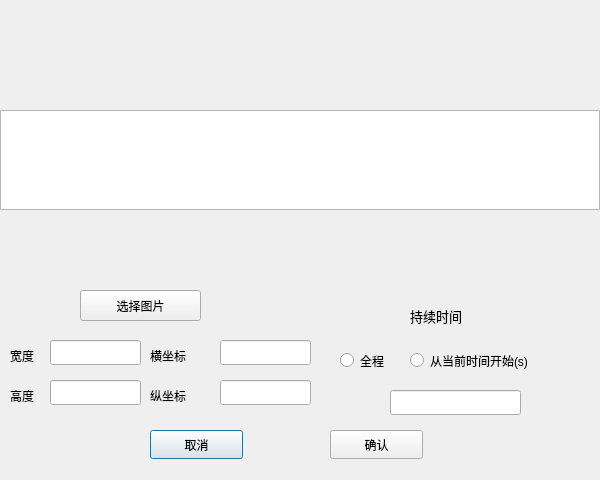
<?xml version="1.0" encoding="UTF-8"?>
<ui version="4.0">
 <class>Dialog</class>
 <widget class="QDialog" name="Dialog">
  <property name="geometry">
   <rect>
    <x>0</x>
    <y>0</y>
    <width>600</width>
    <height>480</height>
   </rect>
  </property>
  <property name="windowTitle">
   <string>Dialog</string>
  </property>
  <widget class="QPushButton" name="cancel1">
   <property name="geometry">
    <rect>
     <x>150</x>
     <y>430</y>
     <width>93</width>
     <height>29</height>
    </rect>
   </property>
   <property name="text">
    <string>取消</string>
   </property>
  </widget>
  <widget class="QPushButton" name="confirm">
   <property name="geometry">
    <rect>
     <x>330</x>
     <y>430</y>
     <width>93</width>
     <height>29</height>
    </rect>
   </property>
   <property name="text">
    <string>确认</string>
   </property>
  </widget>
  <widget class="QLineEdit" name="HEdit">
   <property name="geometry">
    <rect>
     <x>50</x>
     <y>380</y>
     <width>91</width>
     <height>25</height>
    </rect>
   </property>
  </widget>
  <widget class="QLabel" name="label">
   <property name="geometry">
    <rect>
     <x>10</x>
     <y>380</y>
     <width>71</width>
     <height>31</height>
    </rect>
   </property>
   <property name="text">
    <string>高度</string>
   </property>
  </widget>
  <widget class="QLabel" name="label_2">
   <property name="geometry">
    <rect>
     <x>10</x>
     <y>340</y>
     <width>71</width>
     <height>31</height>
    </rect>
   </property>
   <property name="text">
    <string>宽度</string>
   </property>
  </widget>
  <widget class="QRadioButton" name="radioButton">
   <property name="geometry">
    <rect>
     <x>340</x>
     <y>340</y>
     <width>91</width>
     <height>41</height>
    </rect>
   </property>
   <property name="text">
    <string>全程</string>
   </property>
  </widget>
  <widget class="QRadioButton" name="radioButton_2">
   <property name="geometry">
    <rect>
     <x>410</x>
     <y>340</y>
     <width>231</width>
     <height>41</height>
    </rect>
   </property>
   <property name="text">
    <string>从当前时间开始(s)</string>
   </property>
  </widget>
  <widget class="QLabel" name="label_3">
   <property name="geometry">
    <rect>
     <x>410</x>
     <y>300</y>
     <width>141</width>
     <height>31</height>
    </rect>
   </property>
   <property name="font">
    <font>
     <pointsize>10</pointsize>
    </font>
   </property>
   <property name="text">
    <string>持续时间</string>
   </property>
  </widget>
  <widget class="QLineEdit" name="WEdit">
   <property name="geometry">
    <rect>
     <x>50</x>
     <y>340</y>
     <width>91</width>
     <height>25</height>
    </rect>
   </property>
  </widget>
  <widget class="QLineEdit" name="TimeEdit">
   <property name="geometry">
    <rect>
     <x>390</x>
     <y>390</y>
     <width>131</width>
     <height>25</height>
    </rect>
   </property>
  </widget>
  <widget class="QPushButton" name="pushButton">
   <property name="geometry">
    <rect>
     <x>80</x>
     <y>290</y>
     <width>121</width>
     <height>31</height>
    </rect>
   </property>
   <property name="text">
    <string>选择图片</string>
   </property>
  </widget>
  <widget class="QLabel" name="Picture_label">
   <property name="geometry">
    <rect>
     <x>0</x>
     <y>0</y>
     <width>600</width>
     <height>280</height>
    </rect>
   </property>
   <property name="text">
    <string>图片</string>
   </property>
  </widget>
  <widget class="QLineEdit" name="WEdit_2">
   <property name="geometry">
    <rect>
     <x>220</x>
     <y>340</y>
     <width>91</width>
     <height>25</height>
    </rect>
   </property>
  </widget>
  <widget class="QLineEdit" name="HEdit_2">
   <property name="geometry">
    <rect>
     <x>220</x>
     <y>380</y>
     <width>91</width>
     <height>25</height>
    </rect>
   </property>
  </widget>
  <widget class="QLabel" name="label_4">
   <property name="geometry">
    <rect>
     <x>150</x>
     <y>340</y>
     <width>71</width>
     <height>31</height>
    </rect>
   </property>
   <property name="text">
    <string>横坐标</string>
   </property>
  </widget>
  <widget class="QLabel" name="label_5">
   <property name="geometry">
    <rect>
     <x>150</x>
     <y>380</y>
     <width>71</width>
     <height>31</height>
    </rect>
   </property>
   <property name="text">
    <string>纵坐标</string>
   </property>
  </widget>
  <widget class="QTextEdit" name="textEdit">
   <property name="geometry">
    <rect>
     <x>0</x>
     <y>110</y>
     <width>600</width>
     <height>100</height>
    </rect>
   </property>
   <property name="font">
    <font>
     <pointsize>12</pointsize>
    </font>
   </property>
   <property name="html">
    <string>&lt;!DOCTYPE HTML PUBLIC &quot;-//W3C//DTD HTML 4.0//EN&quot; &quot;http://www.w3.org/TR/REC-html40/strict.dtd&quot;&gt;
&lt;html&gt;&lt;head&gt;&lt;meta name=&quot;qrichtext&quot; content=&quot;1&quot; /&gt;&lt;meta charset=&quot;utf-8&quot; /&gt;&lt;style type=&quot;text/css&quot;&gt;
p, li { white-space: pre-wrap; }
&lt;/style&gt;&lt;/head&gt;&lt;body style=&quot; font-family:'Microsoft YaHei UI'; font-size:12pt; font-weight:400; font-style:normal;&quot;&gt;
&lt;p style=&quot;-qt-paragraph-type:empty; margin-top:0px; margin-bottom:0px; margin-left:0px; margin-right:0px; -qt-block-indent:0; text-indent:0px; font-size:9pt;&quot;&gt;&lt;br /&gt;&lt;/p&gt;&lt;/body&gt;&lt;/html&gt;</string>
   </property>
  </widget>
 </widget>
 <resources/>
 <connections>
  <connection>
   <sender>cancel1</sender>
   <signal>clicked()</signal>
   <receiver>Dialog</receiver>
   <slot>close()</slot>
   <hints>
    <hint type="sourcelabel">
     <x>123</x>
     <y>240</y>
    </hint>
    <hint type="destinationlabel">
     <x>171</x>
     <y>260</y>
    </hint>
   </hints>
  </connection>
 </connections>
</ui>
